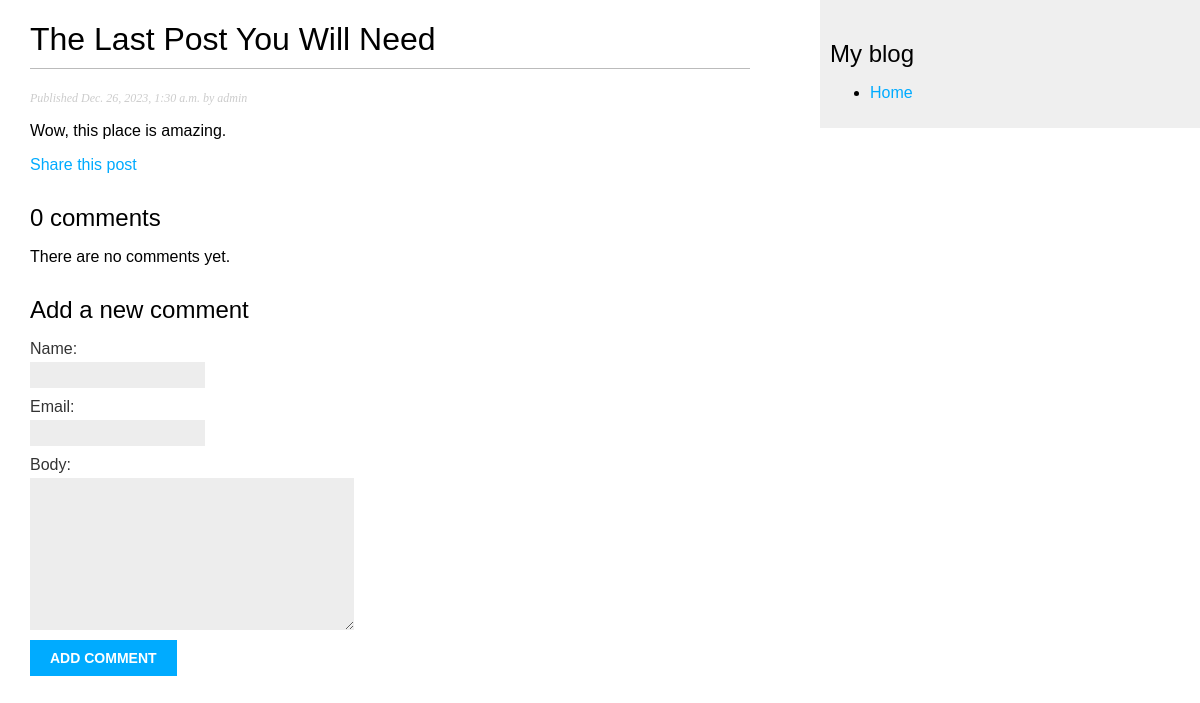
Page /blog/2023/12/26/the-last-post-you-will-need/ on the committed database.
### blog/models.py (models this page shows, shortened)
class Post(models.Model):
    class Status(models.TextChoices):
        DRAFT = 'DF', 'Draft'
        PUBLISHED = 'PB', 'Published'
    title = models.CharField(max_length=250)
    slug = models.SlugField(max_length=250,
                            unique_for_date='publish')
    author = models.ForeignKey(
        User,
        on_delete=models.CASCADE,
        related_name='blog_posts')
    body = models.TextField()
    publish = models.DateTimeField(default=timezone.now)
    created = models.DateTimeField(auto_now_add=True)
    updated = models.DateTimeField(auto_now=True)
    status = models.CharField(
        max_length=2,
        choices=Status.choices,
        default=Status.DRAFT
    )
    objects = models.Manager() # The default manager
    published = PublishedManager() # Our custom manager
    class Meta:
        ordering = ['-publish'] # - means descending order
        indexes = [
            models.Index(fields=['-publish']),
        ]

### blog/views.py (the view)
def post_detail(request, year, month, day, post):
    post = get_object_or_404(Post,
                             status=Post.Status.PUBLISHED,
                             slug=post,
                             publish__year=year,
                             publish__month=month,
                             publish__day=day)
    comments = post.comments.filter(active=True)
    form = CommentForm()
    return render(request,
                  'blog/post/detail.html',
                    {'post': post,
                     'comments': comments,
                     'form': form})

### blog/forms.py
class CommentForm(forms.ModelForm):
    class Meta:
        model = Comment
        fields = ['name', 'email', 'body']

### blog/templates/blog/post/detail.html (shortened to what this page needs)
{% extends "blog/base.html" %}
{% block content %}
    <h1>{{ post.title }}</h1>
    <p class="date">
        Published {{ post.publish }} by {{ post.author }}
    </p>
    {{ post.body|linebreaks }}
    <p>
        <a href="{% url 'blog:post_share' post.id %}">Share this post</a>
    </p>
    {% with comments.count as total_comments %}
        <h2>
            {{ total_comments }} comment{{ total_comments|pluralize }}
        </h2>
    {% endwith %}
    {% for comment in comments %}
        <div class="comment">
            <p class="info">
                Comment {{ forloop.counter }} by {{ comment.name }}
                {{ comment.created }}
            </p>
            {{ comment.body|linebreaks }}
        </div>
    {% empty %}
        <p>There are no comments yet.</p>
    {% endfor %}
    {% include "blog/post/includes/comment_form.html" %}
{% endblock %}

### blog/static/css/blog.css (style rules this page uses)
body { margin:0; padding:0; font-family:helvetica, sans-serif; }
a { color:#00abff; text-decoration:none; }
h1 { font-weight:normal; border-bottom:1px solid #bbb; padding:0 0 10px 0; }
h2 { font-weight:normal; margin:30px 0 0; }
p.date { color:#ccc; font-family: georgia, serif; font-size: 12px; font-style: italic; }
label { float:left; clear:both; color:#333; margin-bottom:4px; }
input, textarea { clear:both; float:left; margin:0 0 10px; background:#ededed; border:0; padding:6px 10px; font-size:12px; }

### rows in the picture
Post: title "The Last Post You Will Need", publish "Dec. 26, 2023, 1:30 a.m.", author "admin", body "Wow, this place is amazing."

### other values in the picture
{{ total_comments }} "0"
